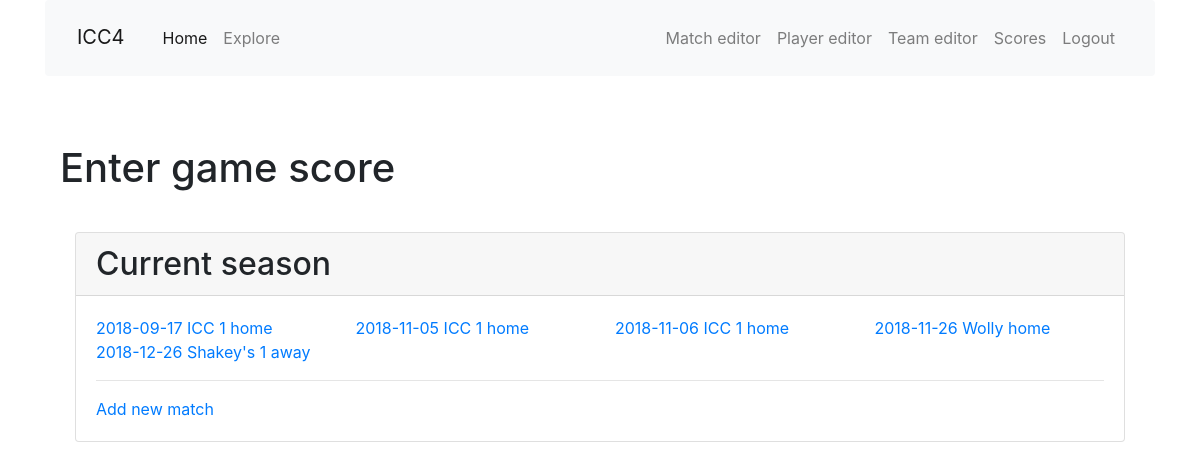
The page /enter_score on the database as committed earlier.
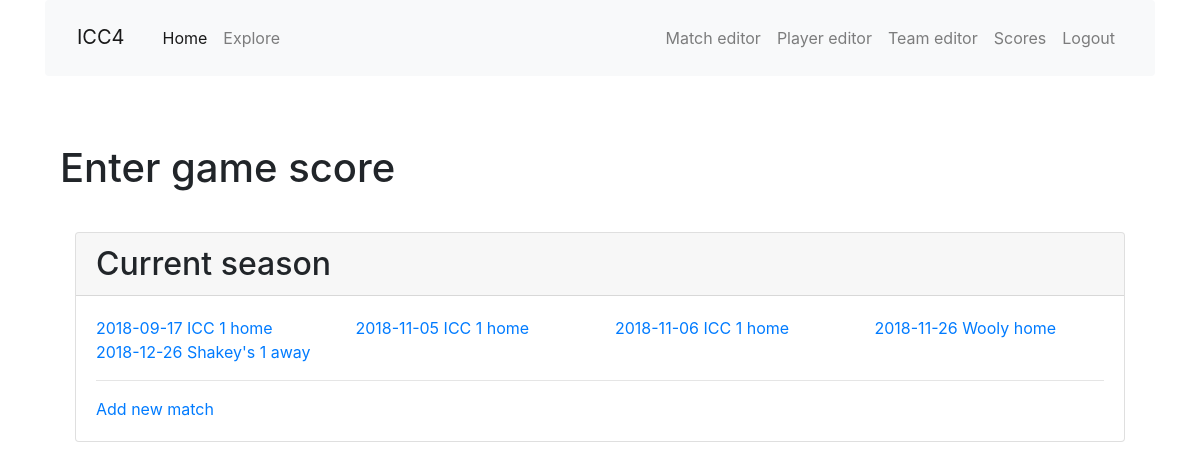
The same page on the database as committed later.
### app/models.py (models this page shows, shortened)
class Match(db.Model):
    id = db.Column(db.Integer, primary_key=True)
    opponent_id = db.Column(db.Integer, db. ForeignKey('team.id'))
    opponent = db.relationship('Team', back_populates='matches')
    date = db.Column(db.Date, index=True, default=date.today())
    location = db.Column(db.String(64))
    home_away = db.Column(db.String(32), index=True)
    games = db.relationship('Game', back_populates='match', lazy='dynamic')
    team_score = db.Column(db.Integer, index=True)
    opponent_score = db.Column(db.Integer, index=True)
    win = db.Column(db.Boolean, index=True, default=True)
    match_summary = db.Column(db.String(512))
    food = db.Column(db.String(128))

class Team(db.Model):
    id = db.Column(db.Integer, primary_key=True)
    name = db.Column(db.String(64), index=True, unique=True)
    home_location = db.Column(db.String(64), index=True)
    address = db.Column(db.String(128), index=True)
    matches = db.relationship('Match', back_populates='opponent', lazy='dynamic')

### app/main/routes.py (the view)
@bp.route('/enter_score',  methods=['GET', 'POST'], defaults={'id': None})
@bp.route('/enter_score/<id>',  methods=['GET', 'POST'])
def enter_score(id):
    match = Match.query.filter_by(id=id).first()
    form = EnterScoresForm()
    all_matches = Match.query.order_by(Match.date).all()
    return render_template('enter_score.html', title='Enter Scores',
        form=form, match=match, all_matches=all_matches)

### app/templates/enter_score.html (shortened to what this page needs)
{% extends "base.html" %}
{% import 'bootstrap/wtf.html' as wtf %}
{% block app_content %}
<div class="container">
  <h1>Enter game score</h1>
  <br>
  {% set c=3 %}
  <div class="col-12 mt-2 mx-auto">
    <div class="card h-100">
      <h2 class="card-header">Current season</h2>
      <div class="card-body">
        <ul class="row list-unstyled">
        {% for m in all_matches %}
        <li class="col-xs-3">
          <a href="{{ url_for('main.enter_score', id=m.id) }}">{{ m.date }} {{ m.opponent.name }} {{ m.home_away }} </a>
        </li>
        {% endfor %}
        </ul>
        <hr>
        <a href="{{ url_for('main.match_edit') }}">Add new match</a>
      </div>
    </div>
  </div>
</div>
{% endblock %}

### app/templates/base.html (shortened to what this page needs)
{% extends 'bootstrap/base.html' %}
{% block head %}
{{super()}}
  <link rel="stylesheet" href="https://stackpath.bootstrapcdn.com/bootstrap/4.1.3/css/bootstrap.min.css">
  <link rel="stylesheet" href="{{ url_for('static', filename='css/main.css') }}">
{% endblock %}
{% block navbar %}
<div class="container">
<nav class="navbar navbar-expand-md navbar-light bg-light">
  <a class="navbar-brand mt-2 mr-auto" href="{{ url_for('main.index') }}">ICC4</a>
  <div class="collapse navbar-collapse" id="navbarTogglerDemo02">
    <ul class="navbar-nav mr-auto mt-2 mt-lg-0">
      <li class="nav-item active">
        <a class="nav-link" href="{{ url_for('main.index') }}">Home<span class="sr-only">(current)</span></a>
      </li>
      <li class="nav-item">
        <a class="nav-link" href="">Explore</a>
      </li>
    </ul>
    <ul class="navbar-nav mt-2 mt-lg-0">
    {% if False %}
      <li><a href="">Login</a></li>
    {% else %}
      <li class="nav-item">
        <a class="nav-link" href="{{ url_for('main.match_edit') }}">Match editor</a>
      </li>
      <li class="nav-item">
        <a class="nav-link" href="{{ url_for('main.player_edit') }}">Player editor</a>
      </li>
      <li class="nav-item">
        <a class="nav-link" href="{{ url_for('main.team_edit') }}">Team editor</a>
      </li>
      <li class="nav-item">
        <a class="nav-link" href="{{ url_for('main.enter_score') }}">Scores</a>
      </li>
      <li class="nav-item">
        <a class="nav-link" href="">Logout</a>
      </li>
    {% endif %}
    </ul>
  </div>
</nav>
</div>
{% endblock %}
{% block content %}
<div class="container">
    {% block app_content %}{% endblock %}
  </div>
{% endblock %}

### app/static/css/main.css (style rules this page uses)
html { font-size: 100%; }

Rows that differ between the two databases and show on the page:
changed through a linked row, Match: opponent.name "Wolly" → "Wooly"
